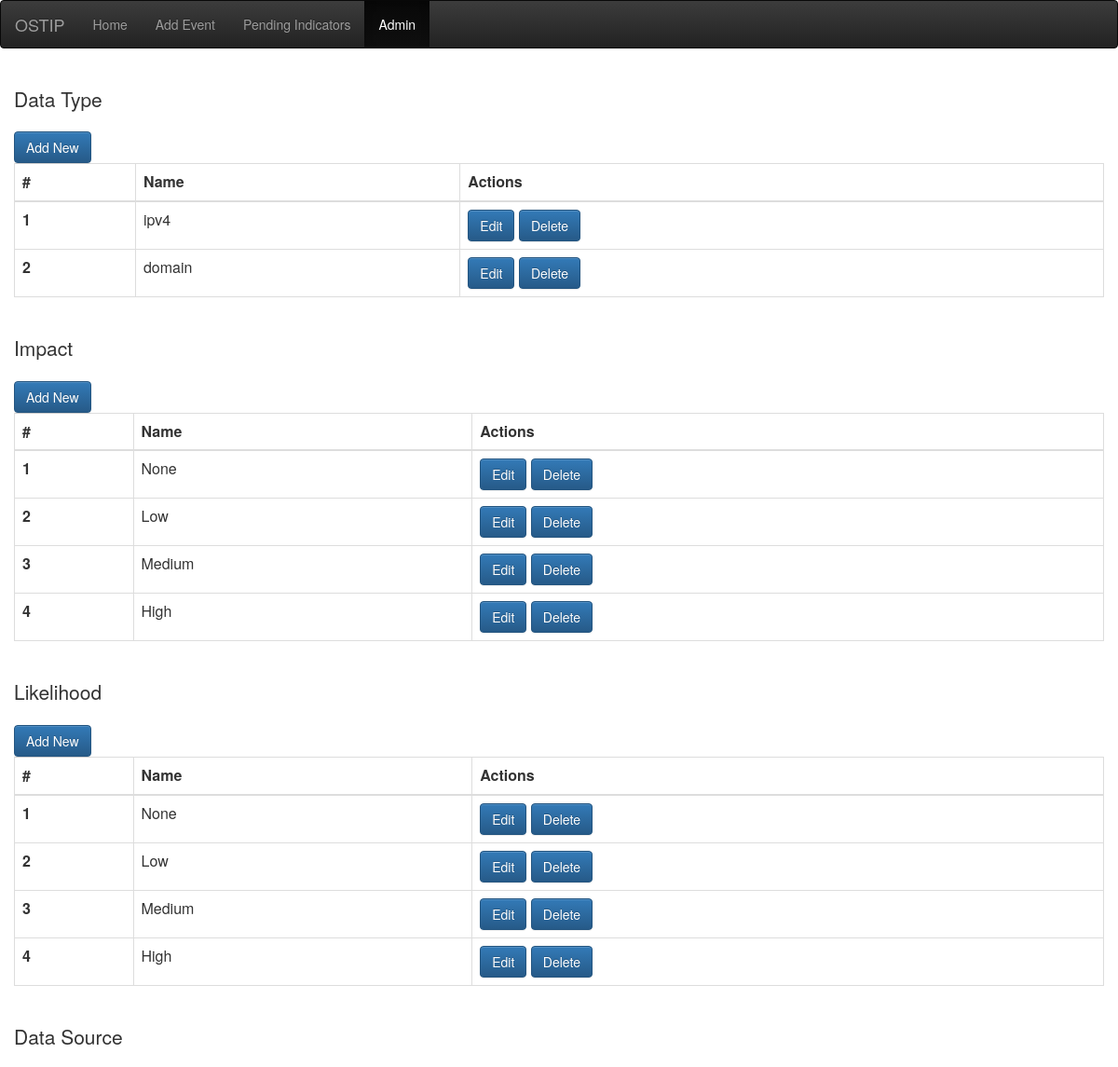
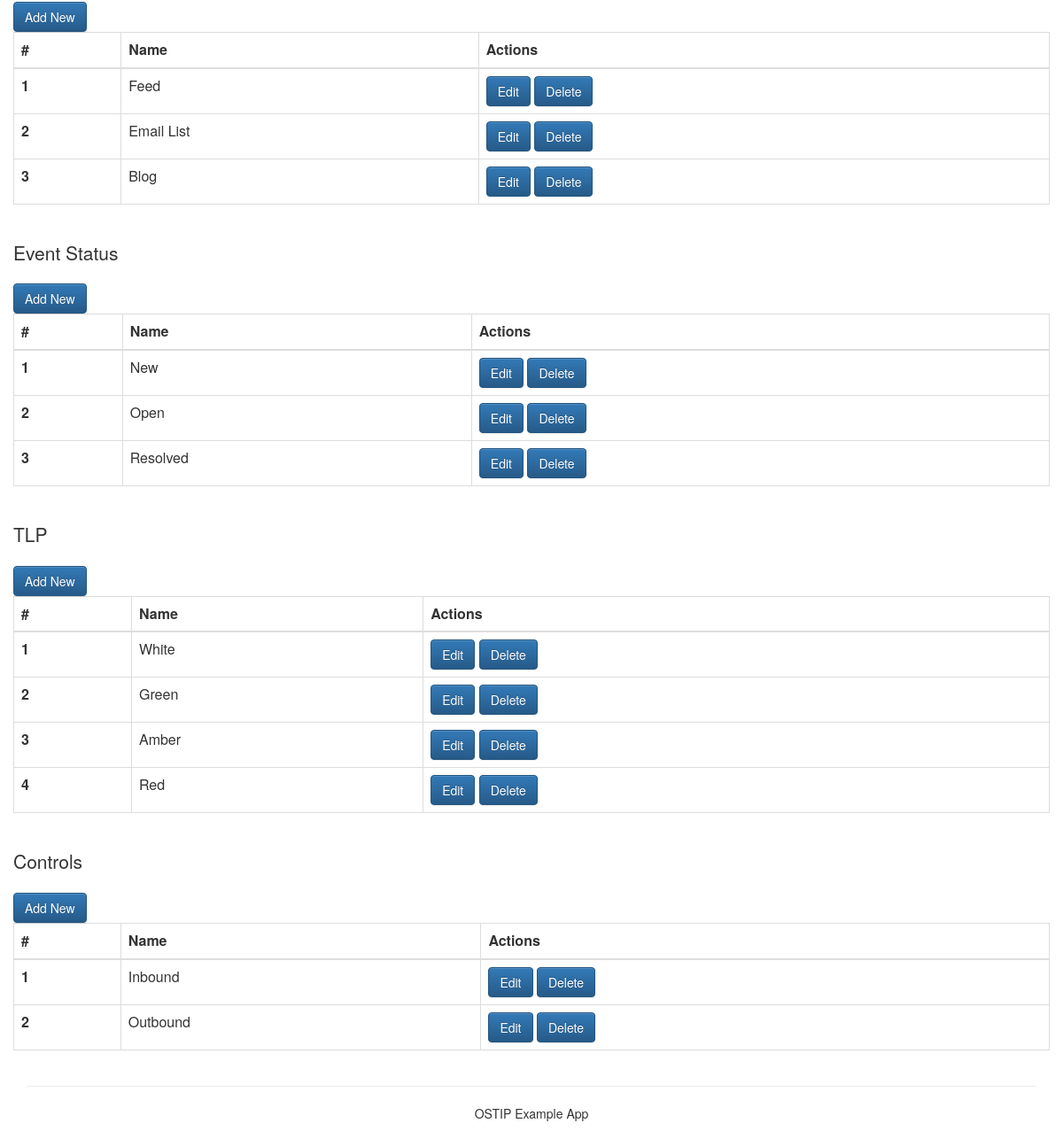
The page /admin/table/view on the database its author committed (2 pictures, top to bottom).
### app/models.py (models this page shows, shortened)
class Itype(db.Model):
    __tablename__ = "itype"
    id = db.Column(db.Integer, primary_key=True)
    name = db.Column(db.String(64))

class Level (db.Model):
    __tablename__ = "level"
    id = db.Column(db.Integer, primary_key=True)
    name = db.Column(db.String(64))

class Likelihood (db.Model):
    __tablename__ = "likelihood"
    id = db.Column(db.Integer, primary_key=True)
    name = db.Column(db.String(64))

class Source(db.Model):
    __tablename__ = "source"
    id = db.Column(db.Integer, primary_key=True)
    name = db.Column(db.String(64))

class Status(db.Model):
    __tablename__ = "status"
    id = db.Column(db.Integer, primary_key=True)
    name = db.Column(db.String(64))

class Tlp(db.Model):
    __tablename__ = "tlp"
    id = db.Column(db.Integer, primary_key=True)
    name = db.Column(db.String(64))

class Control(db.Model):
    __tablename__ = "control"
    id = db.Column(db.Integer, primary_key=True)
    name = db.Column(db.String(64))

### app/views.py (the view)
@app.route('/admin/table/view', methods=['GET', 'POST'])
def view_fields():
    fields = {'Data Type': [Itype.query.all(), 'type'],
              'Impact': [Level.query.all(), 'impact'],
              'Likelihood': [Likelihood.query.all(), 'likelihood'],
              'Data Source': [Source.query.all(), 'source'],
              'Event Status': [Status.query.all(), 'status'],
              'TLP': [Tlp.query.all(), 'tlp'],
              'Controls': [Control.query.all(), 'control']
              }
    return render_template('table_view.html', title='View/Edit Fields', fields=fields)

### app/templates/table_view.html (shortened to what this page needs)
{% extends "base.html" %}
{% import "macros/form.html" as forms %}
{% block content %}
    <div class="row">
        {% for title in fields.keys() %}
            <div class="col-md-12">
                <h1 class="lead">{{ title }}</h1>
                <button type="button" class="btn btn-primary" id="addButton" data-toggle="modal" data-target="#fieldsModal" data-tablename="{{ fields[title][1] }}">Add New</button>
                <table id="event_table" class="table table-bordered">
                    <thead>
                        <tr>
                            <th>#</th>
                            <th>Name</th>
                            <th>Actions</th>
                        </tr>
                    </thead>
                    {% for row in fields[title][0] %}
                        <tr>
                            <th scope="row">{{ row.id }}</th>
                            <td>{{ row.name }}</td>
                            <td data-tablename="{{ fields[title][2] }}">
                                <button type="button" id="editRow" class="btn btn-primary" data-toggle="modal" data-target="#fieldsModal" data-tablename="{{ fields[title][1] }}">Edit</button>
                                <button type="button" id="delRow" class="btn btn-primary" data-toggle="modal" data-target="#fieldsModal" data-tablename="{{ fields[title][1] }}">Delete</button>
                            </td>
                        </tr>
                    {% endfor %}
                </table>
            </div>
        {% endfor %}
    </div>
{% endblock %}

### app/templates/base.html (shortened to what this page needs)
<html>
    <head>
        <link rel="stylesheet" href="/static/css/bootstrap.css">
        <link rel="stylesheet" href="/static/css/bootstrap-theme.min.css">
        <link rel="stylesheet" href="/static/css/fixes.css">
    </head>
    <body>
        <nav class="navbar navbar-inverse">
            <div class="container-fluid">
                <div class="navbar-header">
                    <a class="navbar-brand" href="/">OSTIP</a>
                </div>
                <div class="collapse navbar-collapse" id="bs-example-navbar-collapse-1">
                    <ul class="nav navbar-nav">
                        <li {% if request.path == '/index' or  request.path == '/'%} class="active" {% endif %}>
                            <a href="/index">Home</a>
                        </li>
                        <li {% if request.path == '/event/add' %} class="active" {% endif %}>
                            <a href="/event/add">Add Event</a>
                        </li>
                        <li {% if request.path == '/indicator/pending/view' %} class="active" {% endif %}>
                            <a href="/indicator/pending/view">Pending Indicators</a>
                        </li>
                        <li {% if request.path == '/admin/table/view' %} class="active" {% endif %}>
                            <a href="/admin/table/view">Admin</a>
                        </li>
                    </ul>
                </div>
            </div>
        </nav>
        <div class="container-fluid">
            {% block content %}{% endblock %}
        </div>
        <footer id="footer">
            <div class="container">
                <hr>
                <p class="text-center">OSTIP Example App</p>
            </div>
        </footer>
    </body>
</html>

### rows shown on the page
Itype: id "1", name "ipv4"
Itype: id "2", name "domain"
Level: id "1", name "None"
Level: id "2", name "Low"
Level: id "3", name "Medium"
Level: id "4", name "High"
Likelihood: id "1", name "None"
Likelihood: id "2", name "Low"
Likelihood: id "3", name "Medium"
Likelihood: id "4", name "High"
Source: id "1", name "Feed"
Source: id "2", name "Email List"
Source: id "3", name "Blog"
Status: id "1", name "New"
Status: id "2", name "Open"
Status: id "3", name "Resolved"
Tlp: id "1", name "White"
Tlp: id "2", name "Green"
Tlp: id "3", name "Amber"
Tlp: id "4", name "Red"
Control: id "1", name "Inbound"
Control: id "2", name "Outbound"

### other values the page prints
{{ title }} "Data Type" "Impact" "Likelihood" "Data Source" "Event Status" "TLP" "Controls"
